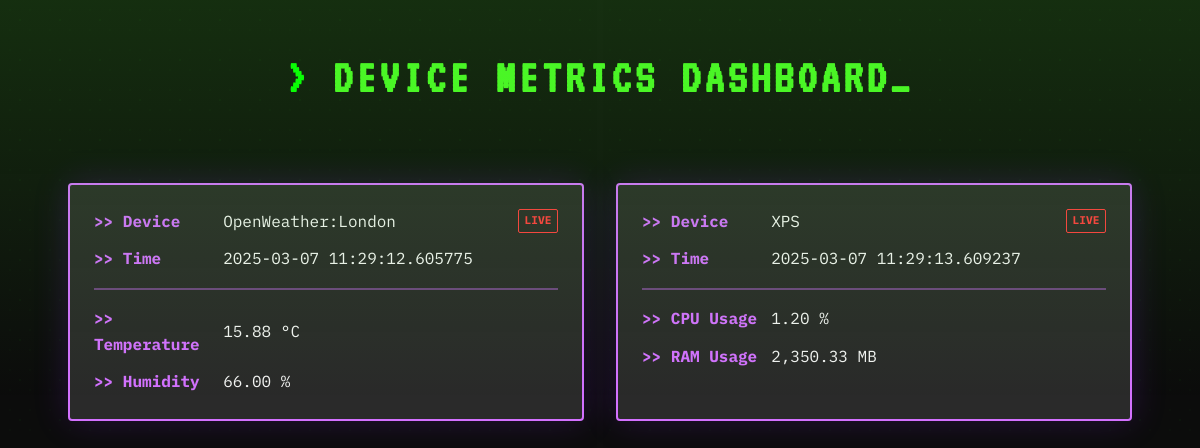
The page / on the database its author committed.
### application/models.py (models this page shows, shortened)
class MetricSnapshot(Base):
    __tablename__ = "metric_snapshot"
    id = Column(Integer, primary_key=True)
    device_id = Column(Integer, ForeignKey("device.id"), nullable=False)
    timestamp = Column(DateTime, default=utc_now)
    metrics = relationship(
        "Metric",
        backref="snapshot",
        lazy=True,
        cascade="all, delete-orphan",
    )

class Device(Base):
    __tablename__ = "device"
    id = Column(Integer, primary_key=True)
    name = Column(String, nullable=False, unique=True)
    snapshots = relationship(
        "MetricSnapshot",
        backref="device",
        lazy=True,
        cascade="all, delete-orphan",
    )
    def __repr__(self) -> str:
        return f"Device[Name={self.name!r}]"

class Metric(Base):
    __tablename__ = "metric"
    id = Column(Integer, primary_key=True)
    name = Column(String, nullable=False)
    value = Column(Float, nullable=False)
    unit = Column(String, nullable=False)
    snapshot_id = Column(
        Integer,
        ForeignKey("metric_snapshot.id"),
        nullable=False,
    )
    def __repr__(self) -> str:
        return f"Metric[Name={self.name!r}, Data='{self.value}{self.unit}']"

### application/main.py (the view)
    @app_route("/", "/latest")
    def route_latest(self: Self) -> str:
        with self.db:
            snapshots: list[MetricSnapshot] = self.db.get_snapshots(2, desc=True)
            print_snapshots(snapshots)
            return render_template("latest.html", snapshots=snapshots)

### application/common/console_io.py (called while the page is built)
def print_snapshots(snapshots: list[MetricSnapshot]) -> None:
    print("\n\033[1;92m===========================\033[0;0m\n")
    for snapshot in snapshots:
        print("Snapshot:")
        print(f"    ID:      {snapshot.id}")
        print(f"    DEVICE:  {snapshot.device}")
        print(f"    TIME:    {snapshot.timestamp}")
        print("    METRICS:")
        for metric in snapshot.metrics:
            print(f"        {metric}")
    print("\n\033[1;92m============================\033[0;0m\n")

### application/common/util.py (called while the page is built)
def app_route(*args: str, **kwargs: Any) -> Callable:  # noqa: ANN401
    def decorator(func: Callable) -> Callable:
        func.routes = args  # type: ignore[attr-defined]
        func.kwargs = kwargs  # type: ignore[attr-defined]
        @wraps(func)
        def wrapper(self: Any) -> str:  # noqa: ANN401
            current_app.logger.info("Route accessed: %s", args)
            return func(self)
        return wrapper
    return decorator

### application/config/logging_config.py (called while the page is built)
    def format(self, record: logging.LogRecord) -> str:
        if self.fmt is not None:
            cslen: int = len("<colorstart>")
            celen: int = len("<colorend>")
            cs: int = self.fmt.find("<colorstart>")
            ce: int = self.fmt.find("<colorend>")
            if cs != -1 and ce != -1:
                fmt = (
                    f"{self.fmt[:cs]}"
                    f"{StdFormatter.COLORS[record.levelno]}"
                    f"{self.fmt[cs + cslen : ce]}"
                    "\033[0;0m"
                    f"{self.fmt[ce + celen :]}"
                )
        return logging.Formatter(fmt, datefmt=self.datefmt).format(record)

    def format(self, record: logging.LogRecord) -> str:
        entry: dict[str, str] = {}
        keys = self.keys.copy()
        if keys.pop("message", None) is not None:
            entry["message"] = record.getMessage()
        if keys.pop("timestamp", None) is not None:
            entry["timestamp"] = dt.datetime.fromtimestamp(
                record.created,
                tz=dt.timezone.utc,
            ).isoformat()
        entry.update(
            {key: getattr(record, val) for key, val in keys.items()},
        )
        if record.exc_info is not None:
            entry["exception"] = self.formatException(record.exc_info)
        if record.stack_info is not None:
            entry["stack_info"] = self.formatStack(record.stack_info)
        return json.dumps(entry, default=str)

### application/templates/latest.html (shortened to what this page needs)
{% extends "base.html" %}
{% block additional_css %}
<link rel="stylesheet" href="../static/css/latest.css" />
{% endblock %}
{% block content %}
<div id="latest">
    {% for s in snapshots %}
    <div class="latest__snapshot">
        <div class="latest__snapshot__origin">
            <div class="flex-container">
                <div>Device</div>
                <div>{{ s.device.name}}</div>
                <div>Time</div>
                <div>{{ s.timestamp }}</div>
            </div>
        </div>
        <div class="latest__snapshot__data">
            <div class="flex-container">
                {% for m in s.metrics[:2] %}
                <div>{{ m.name }}</div>
                <div>
                    {{ "{:,.2f}".format(m.value) }} {{ m.unit }}
                </div>
                {% endfor %}
            </div>
        </div>
    </div>
    {% endfor %}
</div>
{% endblock %}

### application/static/css/base.css (style rules this page uses)
:root { --terminal-black: #0c0c0c; --terminal-green: #4af626; --terminal-bright-green: #00ff00; --terminal-dim-green: rgba(74, 246, 38, 0.4); --terminal-grey: #2a2a2a; --terminal-white: #f2f2f2; --terminal-purple: #d371ff; --terminal-dim-purple: rgba(211, 113, 255, 0.4); --terminal-red: #ff3c41; --scanline-alpha: 0.15; --noise-opacity: 0.05; }
* { box-sizing: border-box; margin: 0; padding: 0; }
body { font-family: "IBM Plex Mono", monospace; background: var(--terminal-black); color: var(--terminal-green); padding: 20px; position: relative; min-height: 100vh; line-height: 1.6; overflow-x: hidden; background-image: radial-gradient(rgba(0, 255, 0, 0.03) 1px, transparent 1px), radial-gradient(rgba(0, 255, 0, 0.02) 1px, transparent 1px); background-size: 40px 40px, 20px 20px; background-position: 0 0, 20px 20px; }
body::before { content: ""; position: fixed; top: 0; left: 0; width: 100%; height: 100%; background: linear-gradient(transparent 50%, rgba(0, 0, 0, 0.05) 50%); background-size: 100% 4px; pointer-events: none; z-index: 10; }
body::after { content: ""; position: fixed; top: 0; left: 0; width: 100%; height: 100%; background: linear-gradient(rgba(74, 246, 38, var(--scanline-alpha)), transparent 50%); animation: scanline 8s linear infinite; pointer-events: none; z-index: 11; }
body::before { content: ""; position: fixed; top: 0; left: 0; width: 100%; height: 100%; opacity: var(--noise-opacity); pointer-events: none; z-index: 9; mix-blend-mode: overlay; }

### application/static/css/latest.css (style rules this page uses)
#latest { display: grid; grid-template-columns: 1fr 1fr; gap: 2em; padding: 1em 3em; margin: 0 auto; max-width: 1400px; }
.latest__snapshot { background: var(--terminal-grey); padding: 1.5em; border: 2px solid var(--terminal-purple); color: var(--terminal-purple); border-radius: 4px; box-shadow: 0 0 35px rgba(139, 38, 246, 0.2); position: relative; overflow: hidden; }
.latest__snapshot__origin { border-bottom: 2px solid var(--terminal-dim-purple); padding-bottom: 1em; margin-bottom: 1em; position: relative; }
.latest__snapshot__origin::after { content: "LIVE"; position: absolute; top: 0; right: 0; color: var(--terminal-red); font-size: 0.7rem; font-weight: bold; padding: 0.2em 0.5em; border: 1px solid var(--terminal-red); border-radius: 2px; animation: blink 2s infinite; }
.flex-container { display: grid; grid-template-columns: 0.35fr 1fr; gap: 0.75em; align-items: center; }
.flex-container div:nth-child(odd) { position: relative; font-weight: bold; }
.flex-container div:nth-child(odd)::before { content: ">> "; }
.flex-container div:nth-child(even) { font-family: "IBM Plex Mono", monospace; color: var(--terminal-white); }

### rows shown on the page
MetricSnapshot: device.name "OpenWeather:London", timestamp "2025-03-07 11:29:12.605775"
Metric: name "Temperature", value "15.88", unit "°C"
Metric: name "Humidity", value "66.00", unit "%"
MetricSnapshot: device.name "XPS", timestamp "2025-03-07 11:29:13.609237"
Metric: name "CPU Usage", value "1.20", unit "%"
Metric: name "RAM Usage", value "2,350.33", unit "MB"
